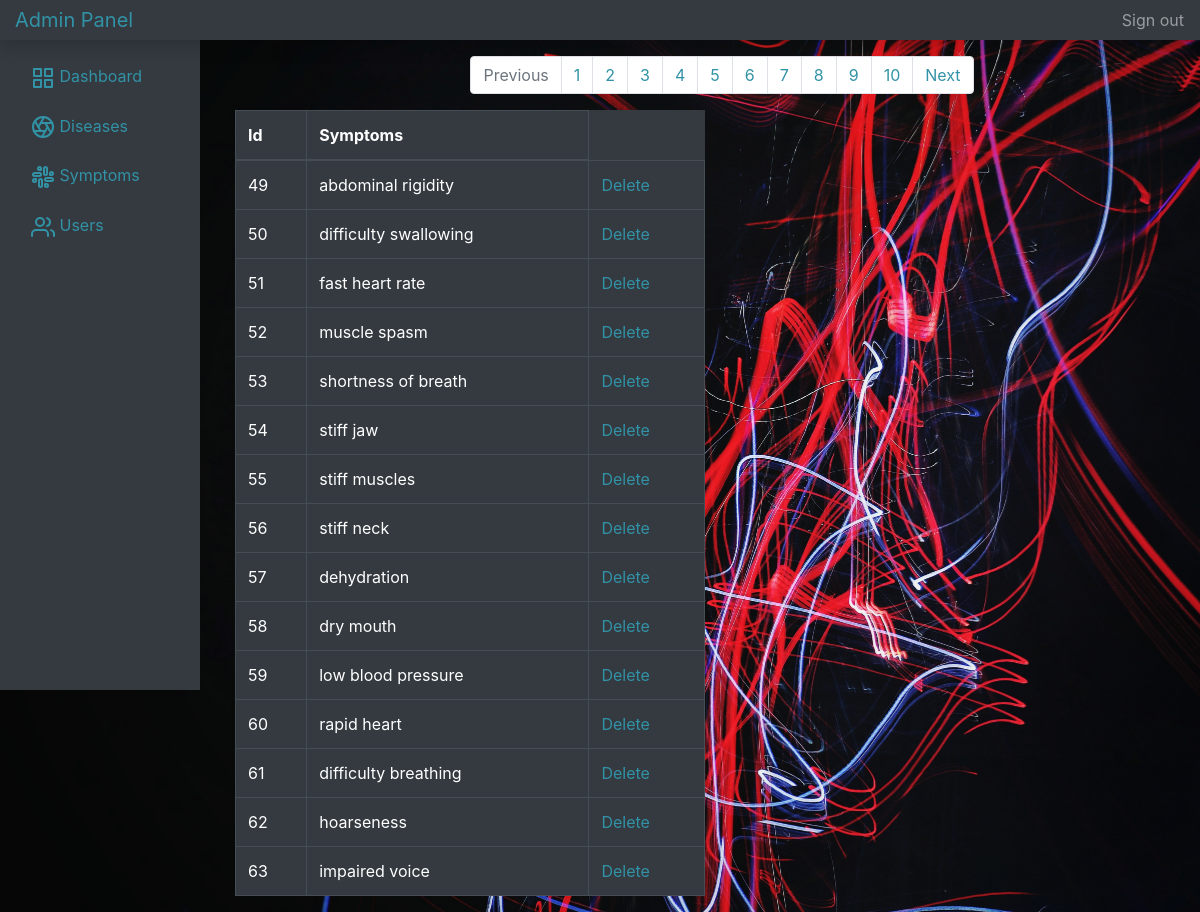
The app's page /admin/symptoms.php?page=4 with its own data.
### tables this page shows
CREATE TABLE `symptoms` (
  `symp_id` int(11) NOT NULL,
  `symp_name` varchar(30) NOT NULL
);

### admin/symptoms.php (the view, shortened to what this page needs)
<?php include "includes/header.php" ?>
<?php
    $limit = 15;
    $page = isset($_GET['page']) ? $_GET['page'] : 1;
    $start = ($page -1) * $limit;
    $result = $conn->query("SELECT * FROM symptoms LIMIT $start, $limit");
    $symptoms = $result->fetch_all(MYSQLI_ASSOC);
    $result1 = $conn->query("SELECT count(symp_id) AS id FROM symptoms");
    $sympCount = $result1->fetch_all(MYSQLI_ASSOC);
    $total = $sympCount[0]['id'];
    $pages = ceil($total/$limit);
?>
        <div class="col-md-10" style="margin-left: 220px;">
            <nav class="container mt-3" aria-label="Page navigation">
                <ul class="pagination justify-content-center ml-1">
                    <li class="page-item disabled">
                    <a class="page-link" href="#" tabindex="-1">Previous</a>
                    </li>
                    <?php for($i = 1; $i<= $pages; $i++): ?>
                    <li class="page-item">
                        <a class="page-link" href="symptoms.php?page=<?php echo $i; ?>"><?php echo $i; ?></a>
                    </li>
                    <?php endfor; ?>
                    <li class="page-item">
                    <a class="page-link" href="#">Next</a>
                    </li>
                </ul>
            </nav>
            <div class="row">
                <div class="col-md-6">
                    <table class="table table-dark table-bordered">
                        <thead>
                            <tr>
                                <th>Id</th>
                                <th>Symptoms</th>
                            </tr>
                        </thead>
                        <tbody>
                            <?php foreach($symptoms as $symptom): ?>
                                <tr>
                                    <td><?php echo $symptom['symp_id']; ?></td>
                                    <td><?php echo $symptom['symp_name']; ?></td>
                                    <td>
                                        <a href="symptoms.php?delete=<?php echo $symptom['symp_id']; ?>">
                                            Delete
                                        </a>
                                    </td>
                                </tr>
                            <?php endforeach; ?>
                        </tbody>
                    </table>
                </div>
            </div>
        </div>
<?php include "includes/footer.php" ?>

### admin/css/style.css (style rules this page uses)
body { overflow: auto; background-image: url("../img/admin.jpg"); background-repeat: no-repeat; background-size: cover; }

### records on screen
symptoms: symp_id "49", symp_name "abdominal rigidity"
symptoms: symp_id "50", symp_name "difficulty swallowing"
symptoms: symp_id "51", symp_name "fast heart rate"
symptoms: symp_id "52", symp_name "muscle spasm"
symptoms: symp_id "53", symp_name "shortness of breath"
symptoms: symp_id "54", symp_name "stiff jaw"
symptoms: symp_id "55", symp_name "stiff muscles"
symptoms: symp_id "56", symp_name "stiff neck"
symptoms: symp_id "57", symp_name "dehydration"
symptoms: symp_id "58", symp_name "dry mouth"
symptoms: symp_id "59", symp_name "low blood pressure"
symptoms: symp_id "60", symp_name "rapid heart"
symptoms: symp_id "61", symp_name "difficulty breathing"
symptoms: symp_id "62", symp_name "hoarseness"
symptoms: symp_id "63", symp_name "impaired voice"
